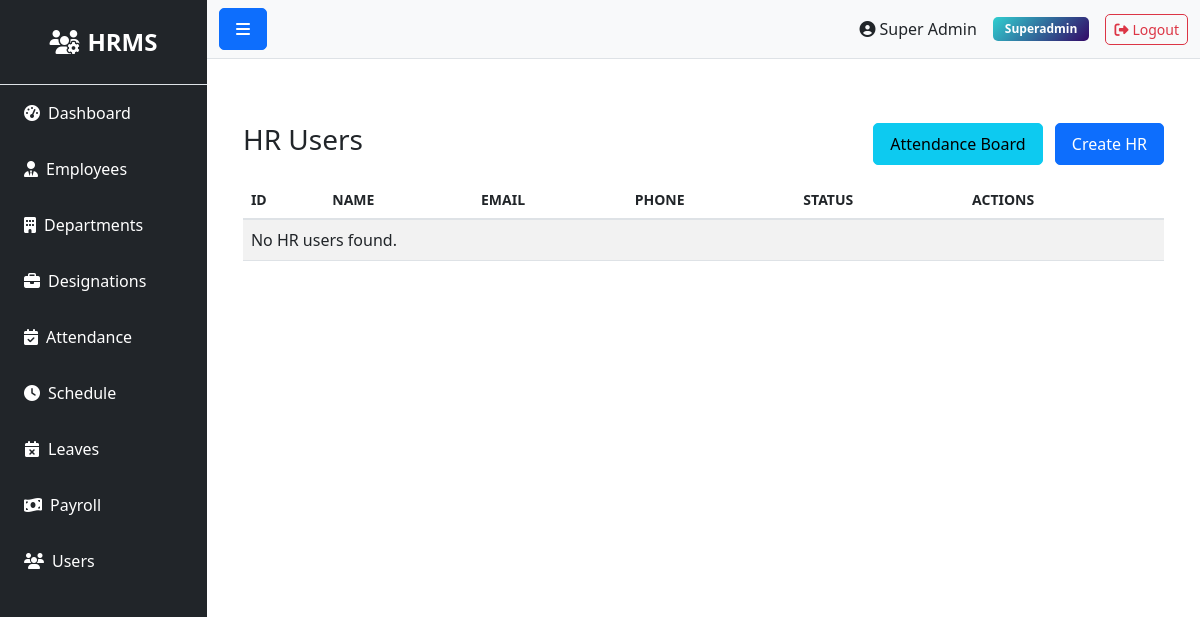
Before: /hr/ (signed in) with the older database file.
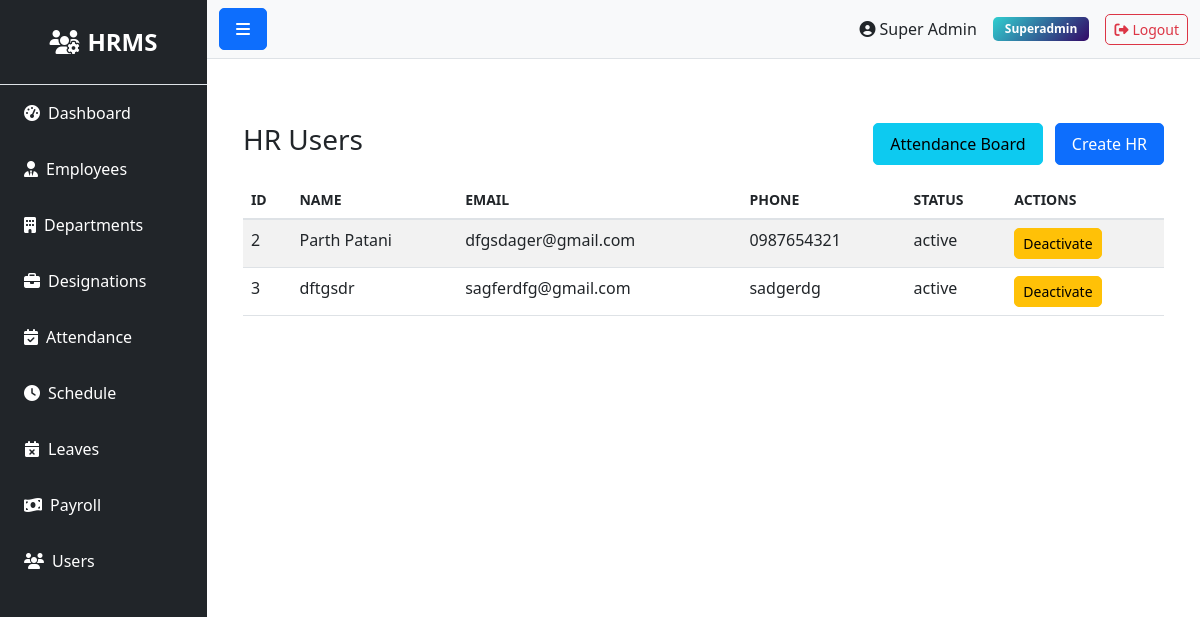
After: the same page with the newer database file.
### models.py (models this page shows)
class User(UserMixin, db.Model):
    __tablename__ = 'users'
    id = db.Column(db.Integer, primary_key=True)
    role_id = db.Column(db.Integer, db.ForeignKey('roles.id'), nullable=False)
    name = db.Column(db.String(100), nullable=False)
    email = db.Column(db.String(100), unique=True, nullable=False)
    phone = db.Column(db.String(20))
    status = db.Column(db.String(20), default='active')
    password = db.Column(db.String(255), nullable=False)
    remember_token = db.Column(db.String(100))
    email_verified_at = db.Column(db.DateTime)
    created_at = db.Column(db.DateTime, default=datetime.utcnow)
    updated_at = db.Column(db.DateTime, default=datetime.utcnow, onupdate=datetime.utcnow)

### routes/hr.py (the view)
@bp.route('/')
@login_required
def index():
    if current_user.role.name != 'superadmin':
        flash('Access denied', 'danger')
        return redirect(url_for('auth.login'))
    hr_role = Role.query.filter_by(name='hr').first()
    if not hr_role:
        flash('No HR role found. Please create roles first.', 'warning')
        return redirect(url_for('admin.superadmin_dashboard'))
    hrs = User.query.filter_by(role_id=hr_role.id).all()
    return render_template('admin/hr/index.html', hrs=hrs)

### app.py (called while the page is built)
@login_manager.user_loader
def load_user(user_id):
    try:
        return db.session.get(User, int(user_id))
    except Exception as e:
        app.logger.error(f'Error loading user {user_id}: {str(e)}')
        return None

@app.context_processor
def inject_user():
    return dict(current_user=current_user)

### templates/admin/hr/index.html
{% extends 'base.html' %}
{% block content %}
<div class="container mt-4">
  <div class="d-flex justify-content-between align-items-center mb-3">
    <h3>HR Users</h3>
    <div>
      <a href="{{ url_for('hr.attendance_board') }}" class="btn btn-info me-2">Attendance Board</a>
      <a href="{{ url_for('hr.create') }}" class="btn btn-primary">Create HR</a>
    </div>
  </div>
  <table class="table table-striped">
    <thead>
      <tr>
        <th>ID</th>
        <th>Name</th>
        <th>Email</th>
        <th>Phone</th>
        <th>Status</th>
        <th>Actions</th>
      </tr>
    </thead>
    <tbody>
      {% for h in hrs %}
      <tr>
        <td>{{ h.id }}</td>
        <td>{{ h.name }}</td>
        <td>{{ h.email }}</td>
        <td>{{ h.phone }}</td>
        <td>{{ h.status }}</td>
        <td>
          <form method="post" action="{{ url_for('hr.deactivate', user_id=h.id) }}" style="display:inline">
            <button class="btn btn-sm btn-warning" type="submit">Deactivate</button>
          </form>
        </td>
      </tr>
      {% else %}
      <tr><td colspan="6">No HR users found.</td></tr>
      {% endfor %}
    </tbody>
  </table>
</div>
{% endblock %}

Changed rows visible on the page:
added User: id "2", name "Parth Patani", email "dfgsdager@gmail.com", phone "0987654321", status "active"
added User: id "3", name "dftgsdr", email "sagferdfg@gmail.com", phone "sadgerdg", status "active"
Other visible differences:
text no longer shown: "No HR users found."
